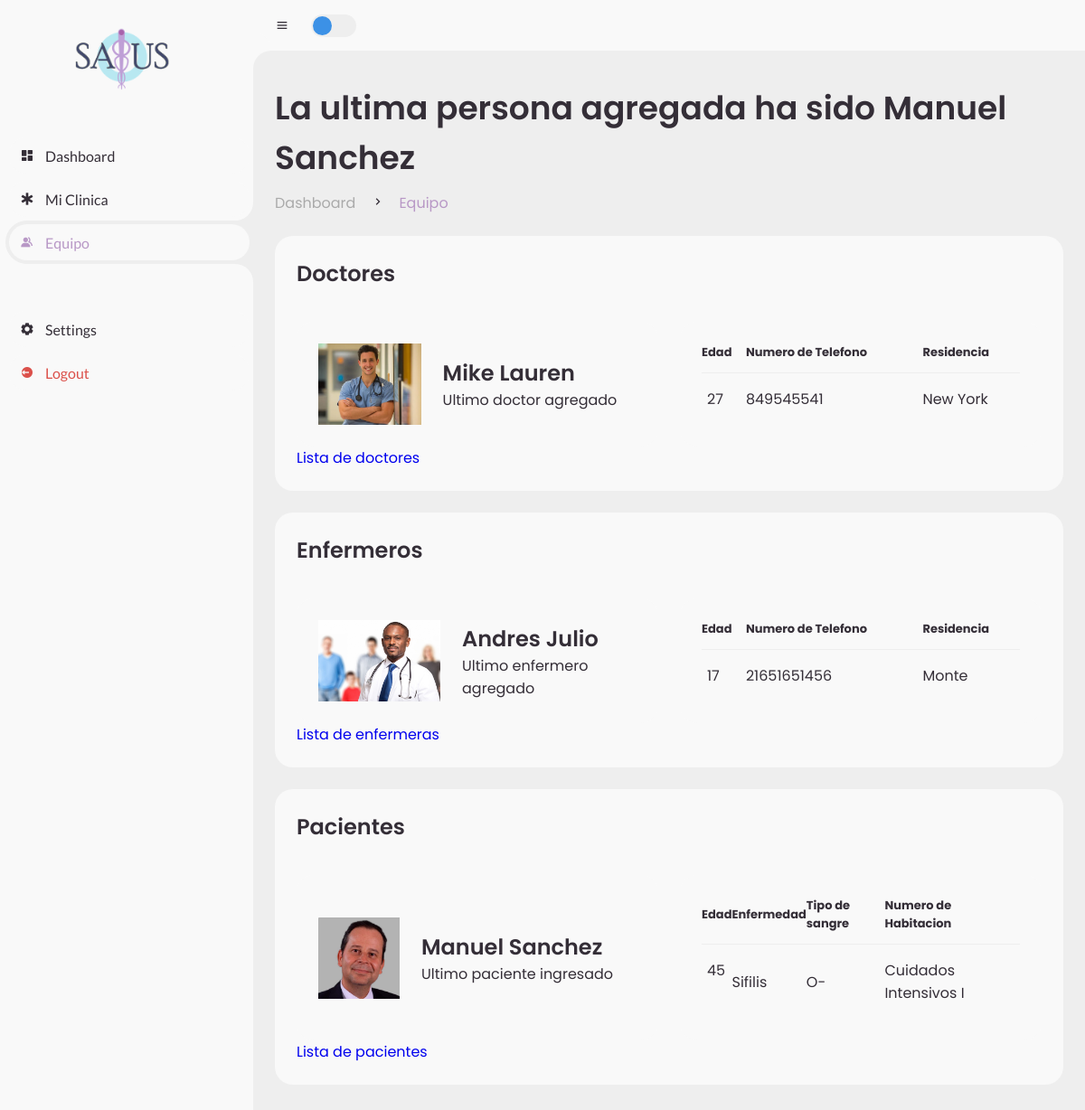
Page /salusApp/dashboard/equipo (signed in) on the earlier database version.
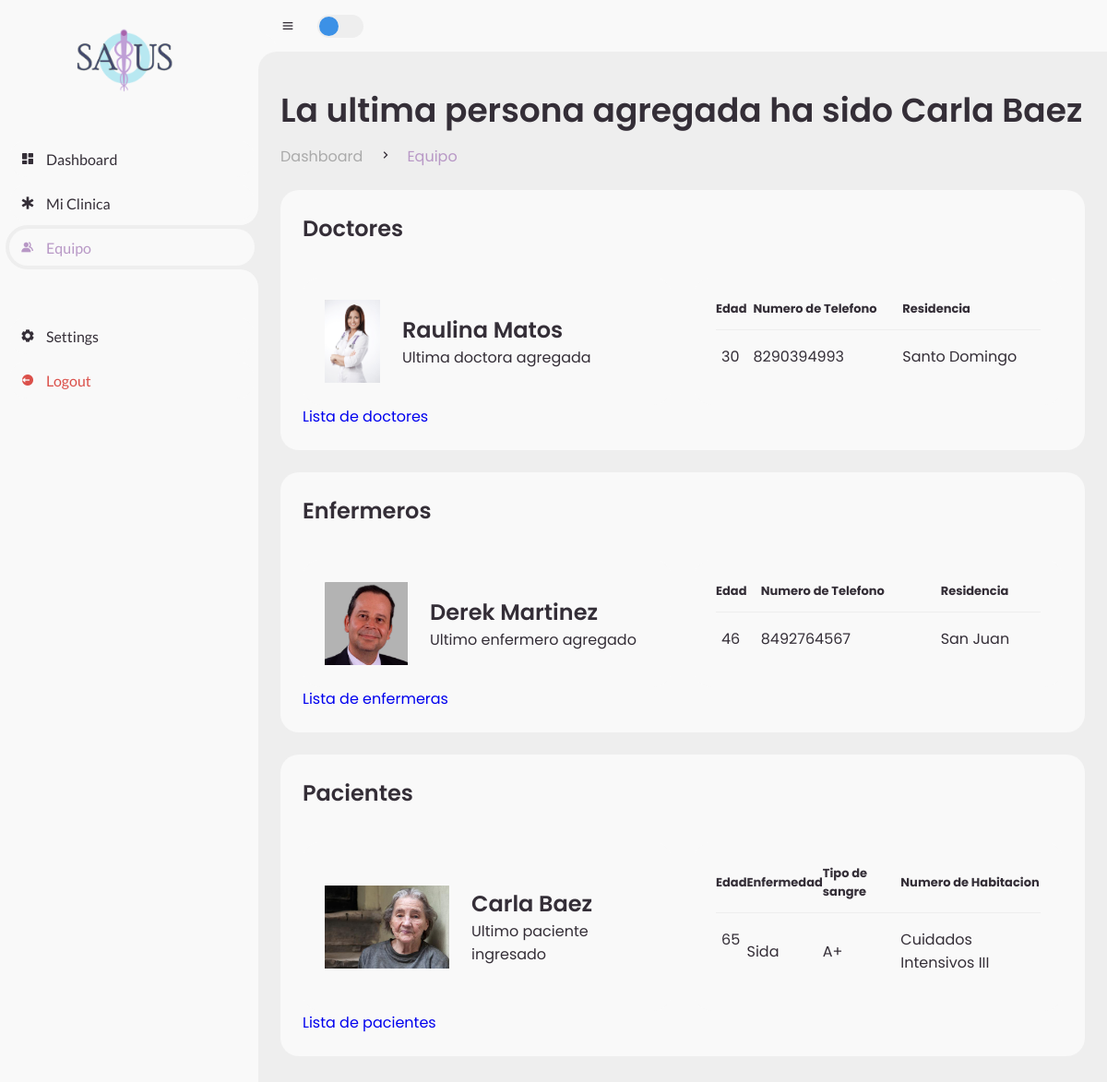
Same page on the later database version.
### salusApp/models.py (models this page shows)
class Person(models.Model):
    first_name = models.CharField("Person's first name", max_length=30)
    last_name = models.CharField("Person's last name",max_length=30)
    photo = models.ImageField(blank=True, null=False, upload_to='salusApp/static/media/')
    age = models.IntegerField("Person's age")
    address = models.CharField("Person's address", max_length=100)
    sexoChoices = [
        ('M', "Masculino"),
        ('F', "Femenino")
    ]
    sex = models.CharField("Person's sex", choices=sexoChoices, max_length=1)
    phone = models.CharField("Person's phone", max_length=15)
    idNumber = models.CharField("Person's id", max_length=10) #Cedula
    isDoctor = models.BooleanField("Is this Person a doctor?")
    isNurse = models.BooleanField("Is this Person a nurse?")

class Patient(models.Model):
    person = models.ForeignKey(Person, on_delete=models.CASCADE)
    nurse = models.ForeignKey(Person, on_delete=models.DO_NOTHING, related_name="nurse")
    doctor = models.ForeignKey(Person, on_delete=models.DO_NOTHING, related_name="doctor")
    room = models.ForeignKey(Room, on_delete=models.DO_NOTHING)
    first_nameReference = models.CharField("Reference Person's first name", max_length=15)
    last_nameReference = models.CharField("Reference Person's last name", max_length=15)
    KinshipChoices = [
        ('H', "Esposo"), #H -> Husband
        ('A', "Amigo"),
        ('F', "Familiar")
    ]
    kinshipReference = models.CharField("Reference Person's kinshipness", choices=KinshipChoices, max_length=1)
    phone_reference = models.CharField("Reference person's phone number", max_length=15)
    bmi = models.FloatField("Person's BMI") #IMC
    weight_in_pounds = models.FloatField("Perons's Weight")
    height_in_meters = models.FloatField("Perons's Height")
    bloodTypes = [
        ('O+', 'O Positivo'),
        ('O-', 'O Negativo'),
        ('A+', 'A Positivo'),
        ('A-', 'A Negativo'),
        ('B+', 'B Positivo'),
        ('B-', 'B Negativo'),
        ('AB+','AB Positivo'),
        ('AB-','AB Negativo')
    ]
    bloodType = models.CharField(choices=bloodTypes, max_length=3)
    ars = models.CharField("Person's ARS type", max_length=15)
    join_date = models.DateField("Person's joining date")
    illness = models.CharField("Persons's illness", max_length=50)
    hospitalizationChoices = [
        ('U', "Urgente"),
        ('P', "Programado"),
        ('I', "Intrahospitalario")
    ]
    hospitalization = models.CharField("Patient's type of hospitalization", max_length=1, choices=hospitalizationChoices)

class Room(models.Model):
    roomName = models.CharField(max_length=30)
    isAvailable = models.BooleanField(default=True)

### salusApp/views.py (the view)
# urls.py: path('dashboard/equipo', views.dashboard_equipo, name='equipo'),
@login_required()
def dashboard_equipo(request):
    personas =  Person.objects.all()
    ultima_persona = personas[len(personas)-1] if personas else None
    nurses = Person.objects.filter(isNurse=True)
    ultima_nurse = nurses[len(nurses)-1] if nurses else None
    doctors = Person.objects.filter(isDoctor=True)
    ultimo_doc = doctors[len(doctors)-1] if doctors else None
    patients = Patient.objects.all()
    ultimo_paciente = patients[len(patients)-1] if patients else None
    context = {
        "nurse":ultima_nurse,
        "persona":ultima_persona,
        "doc":ultimo_doc,
        "paciente":ultimo_paciente
               }
    return render(request, 'salusApp/dashboard-equipo.html', context)

### salusApp/templates/salusApp/dashboard-equipo.html (shortened to what the changed rows need)
{% extends 'salusApp/dashboard_base.html' %}
{% load static %}
{% block content %}
        <main>
            <div class="head-title">
                <div class="left">
                    {% if not persona %}
                    <h1>Parece que todos estan de vacaciones!</h1>
                    {% else %}
                    <h1>La ultima persona agregada ha sido {{ persona.first_name }} {{ persona.last_name }}</h1>
                    {% endif %}
                    <ul class="breadcrumb">
                        <li>
                        </li>
                        <li><i class='bx bx-chevron-right'></i></li>
                        <li>
                        </li>
                    </ul>
                </div>
            </div>
            <div class="table-data">
                <div class="order">
                    {% if doc %}
                    <ul class="box-info">
                        <li>
                            <img src="{% static doc.photo.url %}" style="height: 90px;">
                            <span class="text">
                                <h3>{{doc.first_name}} {{doc.last_name}}</h3>
                                {% if doc.sex == 'M' %}
                                <p>Ultimo doctor agregado</p>
                                {% elif doc.sex == 'F' %}
                                <p>Ultima doctora agregada</p>
                                {% endif %}
                            </span>
                        </li>
                        <li>
                            <table>
                                <thead>
                                    <tr>
                                        <th>Edad</th>
                                        <th>Numero de Telefono</th>
                                        <th>Residencia</th>
                                    </tr>
                                </thead>
                                <tbody>
                                    <tr>
                                        <td>
                                            <p>{{doc.age}}</p>
                                        </td>
                                        <td>{{doc.phone}}</td>
                                        <td><span>{{doc.address}}</span></td>
                                    </tr>
                                </tbody>
                            </table>
                        </li>
                    </ul>
                    <a href="{% url 'doctores' %}">Lista de doctores</a>
                    {% else %}
                    <a href="{% url 'doctores-add' %}">Añadir doctor</a>
                    {% endif %}
                </div>
            </div>
            <div class="table-data">
                <div class="order">
                    {% if nurse %}
                    <ul class="box-info">
                        <li>
                            <img src="{% static nurse.photo.url %}" style="height: 90px;">
                            <span class="text">
                                <h3>{{nurse.first_name}} {{nurse.last_name}}</h3>
                                {% if nurse.sex == 'F' %}
                                    <p>Ultima enfermera agregada</p>
                                {% elif nurse.sex == 'M' %}
                                    <p>Ultimo enfermero agregado</p>
                                {% endif %}
                            </span>
                        </li>
                        <li>
                            <table>
                                <thead>
                                    <tr>
                                        <th>Edad</th>
                                        <th>Numero de Telefono</th>
                                        <th>Residencia</th>
                                    </tr>
                                </thead>
                                <tbody>
                                    <tr>
                                        <td>
                                            <p>{{nurse.age}}</p>
                                        </td>
                                        <td>{{nurse.phone}}</td>
                                        <td><span>{{nurse.address}}</span></td>
                                    </tr>
                                </tbody>
                            </table>
                        </li>
                    </ul>
                    <a href="{% url 'enfermeros' %}">Lista de enfermeras</a>
                    {% else %}
                    <a href="{% url 'enfermeros-add' %}">Añadir enfermero</a>
                    {% endif %}
                </div>
            </div>
            <div class="table-data">
                <div class="order">
                    {% if paciente %}
                    <ul class="box-info">
                        <li>
                            <img src="{% static paciente.person.photo.url %}" style="height: 90px;">
                            <span class="text">
                                <h3>{{paciente.person.first_name}} {{paciente.person.last_name}}</h3>
                                <p>Ultimo paciente ingresado</p>
                            </span>
                        </li>
                        <li>
                            <table>
                                <thead>
                                    <tr>
                                        <th>Edad</th>
                                        <th>Enfermedad</th>
                                        <th>Tipo de sangre</th>
                                        <th>Numero de Habitacion</th>
                                    </tr>
                                </thead>
                                <tbody>
                                    <tr>
                                        <td>
                                            <p>{{paciente.person.age}}</p>
                                        </td>
                                        <td>{{paciente.illness}}</td>
                                        <td>{{paciente.bloodType}}</td>
                                        <td><span>{{paciente.room.roomName}}</span></td>
                                    </tr>
                                </tbody>
                            </table>
                        </li>
                    </ul>
                    <a href="{% url 'pacientes' %}">Lista de pacientes</a>
                    {% else %}
                    <a href="{% url 'pacientes-add' %}">Añadir paciente</a>
                    {% endif %}
                </div>
            </div>
        </main>
    </section>
{% endblock content %}

Differences in the rows shown:
no longer on this page (row unchanged): Person: first_name "Manuel", last_name "Sanchez"
no longer on this page (row unchanged): Person: photo (picture), first_name "Mike", last_name "Lauren", age "27", phone "849545541", address "New York"
no longer on this page (row unchanged): Person: photo (picture), first_name "Andres", last_name "Julio", age "17", phone "21651651456", address "Monte"
no longer on this page (row edited): Patient: person.photo (picture), person.first_name "Manuel", person.last_name "Sanchez", person.age "45", illness "Sifilis", bloodType "O-", room.roomName "Cuidados Intensivos I"
added Person: first_name "Carla", last_name "Baez"
added Person: photo (picture), first_name "Raulina", last_name "Matos", age "30", phone "8290394993", address "Santo Domingo"
added Person: photo (picture), first_name "Derek", last_name "Martinez", age "46", phone "8492764567", address "San Juan"
added Patient: person.photo (picture), person.first_name "Carla", person.last_name "Baez", person.age "65", illness "Sida", bloodType "A+", room.roomName "Cuidados Intensivos III"
Other differences:
text no longer shown: "Ultimo doctor agregado"
text now shown: "Ultima doctora agregada"
